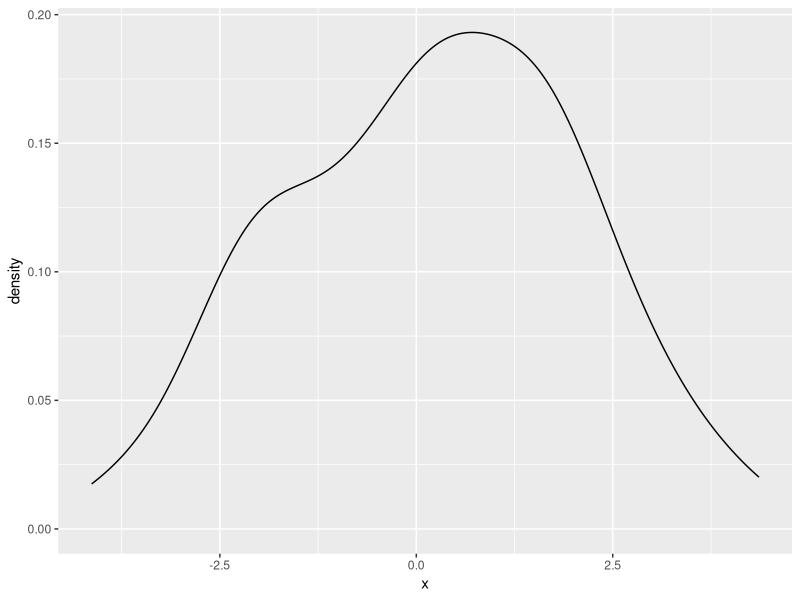
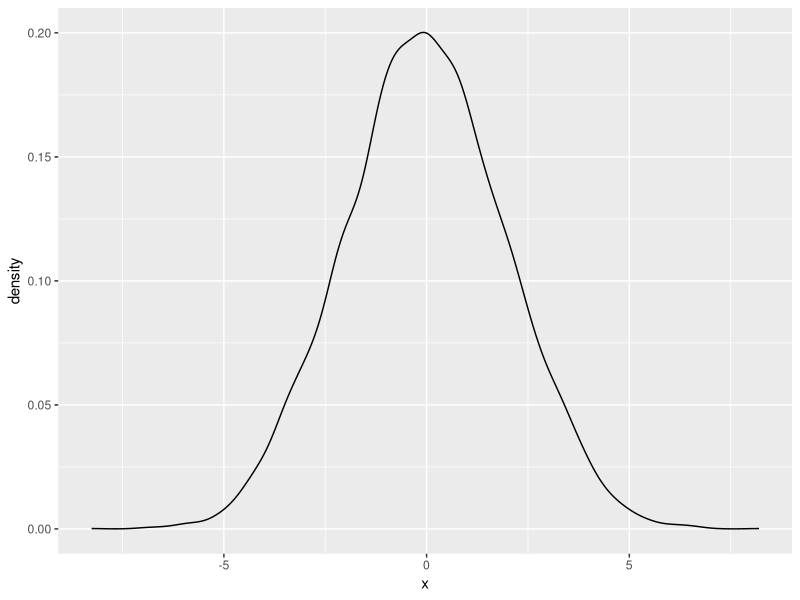
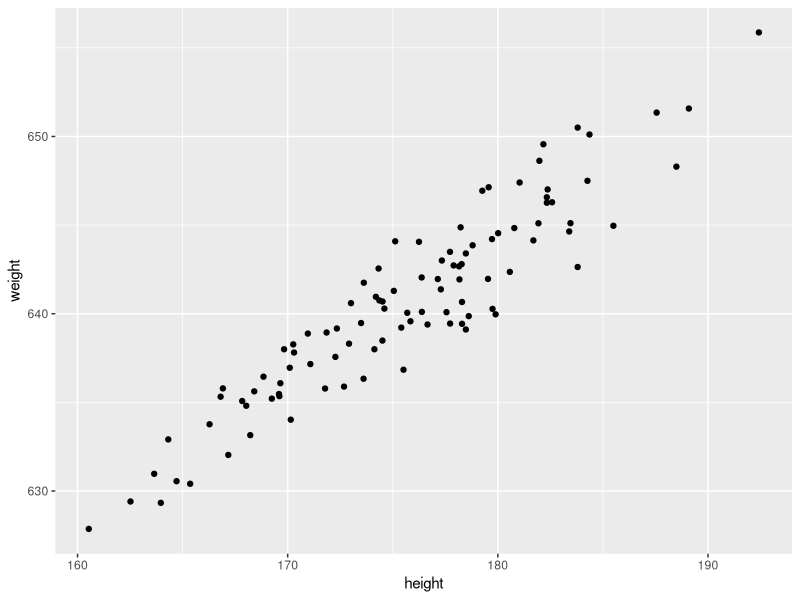

Write R code to recreate these figures, in order.
## ---- chunk 1
rnorm(n = 100, mean = 0, sd = 2)
## ---- chunk 2
df <- data.frame(
  x = rnorm(n = 100, mean = 0, sd = 2)
)
df
## ---- chunk 3
library(tidyverse)

df %>%
  ggplot(aes(x = x)) +
  geom_density()
## ---- chunk 4
df <- data.frame(
  x = rnorm(n = 10000, mean = 0, sd = 2)
)

df %>%
  ggplot(aes(x = x)) +
  geom_density()
## ---- chunk 5
data <-
  data.frame(
    height = rnorm(100, mean = 175, sd = 6)
  )

data
## ---- chunk 6
rnorm(1, mean = 500 + 0.8 * 170, sd = 2)
rnorm(1, mean = 500 + 0.8 * 165, sd = 2)
## ---- chunk 7
rnorm(2, mean = c(636, 632), sd = 2)
## ---- chunk 8
df <- data %>%
  mutate(
    weight = rnorm(100, mean = 500 + 0.8 * height, sd = 2)
  )

df
## ---- chunk 9
df %>% 
  ggplot(aes(x = height, y = weight)) +
  geom_point()
## ---- chunk 10
fit <- lm(weight ~ 1 + height, data = df)
## ---- chunk 11
fit
